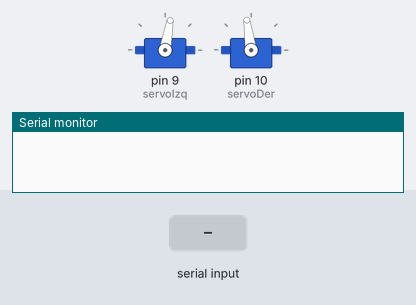
Simulated run of this sketch. Board: Arduino Uno, built with avr-gcc and run on an emulated ATmega328P. Parts: 2 × servo, the last lines printed to the serial monitor. Inputs (shaded band) come from the test bench.

Above: at 1.2 s.
1.3 s: "a\n" received over Serial
At 1.7 s:
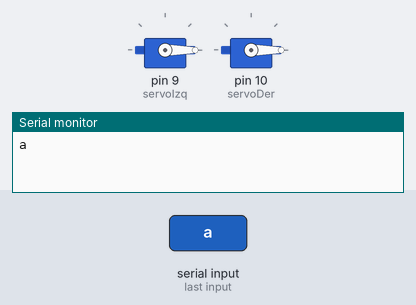
2.8 s: "d\n" received over Serial
At 4.0 s:
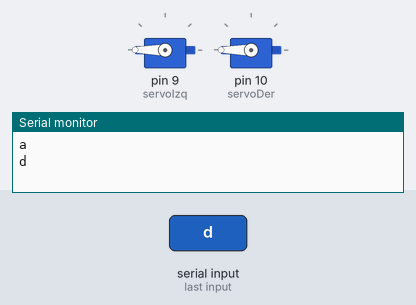
4.3 s: "w\n" received over Serial
At 5.2 s:
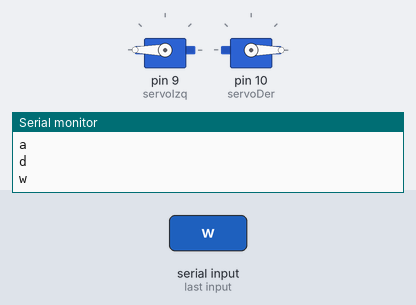
5.8 s: "s\n" received over Serial
At 6.3 s:
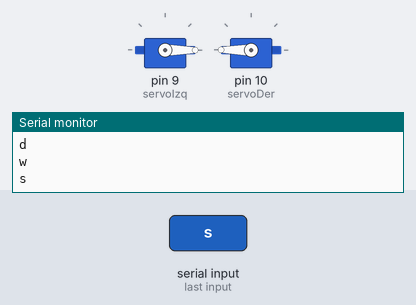
Timing chart, 0 to 8.3 s (numbered marks = the images above; inputs shaded):
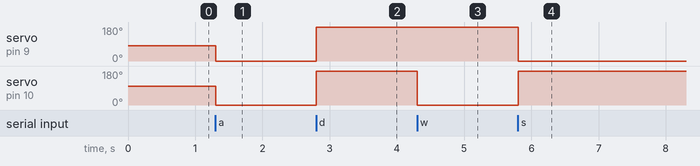

The sketch:

TUPPERBOT_V.USB.ino
```cpp
#include <Servo.h>

Servo servoIzq;
Servo servoDer;

//Funciones de direccion
void delante()
{
  servoDer.write(0);
  servoIzq.write(180);
}
void atras ()
{
  servoDer.write(180);
  servoIzq.write(0);
}
void derecha ()
{
  servoDer.write(180);
  servoIzq.write(180);
}
void izquierda ()
{
  servoDer.write(0);
  servoIzq.write(0);
}
void para ()
{
  servoDer.write(98);
  servoIzq.write(80);
}

//Creación cadena
String inputString = "";         // a String to hold incoming data
bool stringComplete = false;  // whether the string is complete

void setup() {
  //creacion servos
  servoIzq.attach(9);
  servoDer.attach(10);
  // initialize serial:
  Serial.begin(9600);
  // reserve 200 bytes for the inputString:
  inputString.reserve(200);
  para();
}

void loop() {

  // Comprueba que hay cadena nueva
  if (stringComplete) {
    Serial.println(inputString); //Imprime la cadena

    if(inputString.charAt(0) == 'a')
      izquierda ();
    else if(inputString.charAt(0) == 'd')
      derecha();
    else  if (inputString.charAt(0) == 'w')
        delante();
     else if (inputString.charAt(0) == 's')
        atras();
     else if (inputString.charAt(0) == 'p')
        para ();

    // clear the string:
    inputString = "";
    stringComplete = false;
  }

}

void serialEvent() {
  while (Serial.available()) {
    // get the new byte:
    char inChar = (char)Serial.read();
    // add it to the inputString:
    inputString += inChar;
    // if the incoming character is a newline, set a flag so the main loop can
    // do something about it:
    if (inChar == '\n') {
      stringComplete = true;
    }
  }
}
```

Measured:
- after the input at 1.3 s, servo on pin 9 (servoIzq): 80° → 0° at once; servo on pin 10 (servoDer): 98° → 0° at once
- after the input at 2.8 s, servo on pin 9 (servoIzq), servo on pin 10 (servoDer): 0° → 180° at once
- after the input at 4.3 s, servo on pin 10 (servoDer): 180° → 0° at once
- after the input at 5.8 s, servo on pin 9 (servoIzq): 180° → 0° at once; servo on pin 10 (servoDer): 0° → 180° at once
